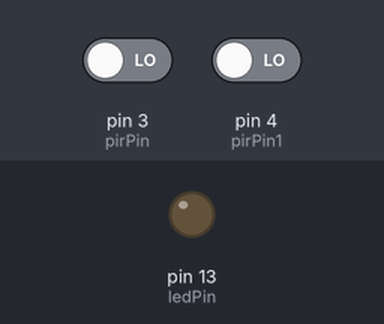
A sketch run on a simulated Arduino Uno, built with avr-gcc and run on an emulated ATmega328P. On the bench: output pins drawn as LEDs (lit = HIGH). The inputs (shaded band) are chosen by the test bench; at power-on: pin 3 (pirPin) LOW, pin 4 (pirPin1) LOW. Pins used as bus, display or sensor lines are not drawn; what the sketch prints to the serial monitor is not drawn.

Above: at 3.2 s.
3.3 s: pin 3 (pirPin) driven HIGH
At 4.2 s:
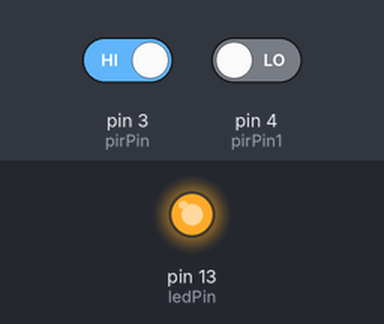
Timing chart, 0 to 6.3 s (numbered marks = the images above; inputs shaded):
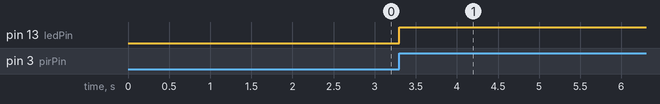

The sketch:

pir_sensor.ino
```cpp
//the time we give the sensor to calibrate (10-60 secs according to the datasheet)
int calibrationTime = 2;
int vcc1 = 7;

//the time when the sensor outputs a low impulse
long unsigned int lowIn;

//the amount of milliseconds the sensor has to be low
//before we assume all motion has stopped
long unsigned int pause = 5000;

boolean lockLow = true;
boolean takeLowTime;

int pirPin = 3;    //the digital pin connected to the PIR sensor's output
int ledPin = 13;
int pirPin1 = 4;


/////////////////////////////
//SETUP
void setup(){
  Serial.begin(9600);
  pinMode(pirPin, INPUT);
  pinMode(ledPin, OUTPUT);
  pinMode(vcc1, OUTPUT);
  digitalWrite(pirPin, LOW);
  pinMode(pirPin1, INPUT);
 digitalWrite(vcc1, HIGH);
  digitalWrite(pirPin1, LOW);
 digitalWrite(ledPin, LOW);
  //give the sensor some time to calibrate
  Serial.print("calibrating sensor ");
    for(int i = 0; i < calibrationTime; i++){
      Serial.print(".");
      delay(1000);
      }
    Serial.println(" done");
    Serial.println("SENSOR ACTIVE");
    delay(50);
  }

////////////////////////////
//LOOP
void loop(){


     while(digitalRead(pirPin) == HIGH or digitalRead(pirPin1)==HIGH){
        //the led visualizes the sensors output pin state
       digitalWrite(ledPin, HIGH);
       if(lockLow){
         //makes sure we wait for a transition to LOW before any further output is made:
         lockLow = false;
         Serial.println("---");
         Serial.print("motion detected at ");
         Serial.print(millis()/1000);
         Serial.println(" sec");
         delay(50);
         }
       }
  }
```

Measured:
- after the input at 3.3 s, pin 13 (ledPin): LOW → HIGH at once
